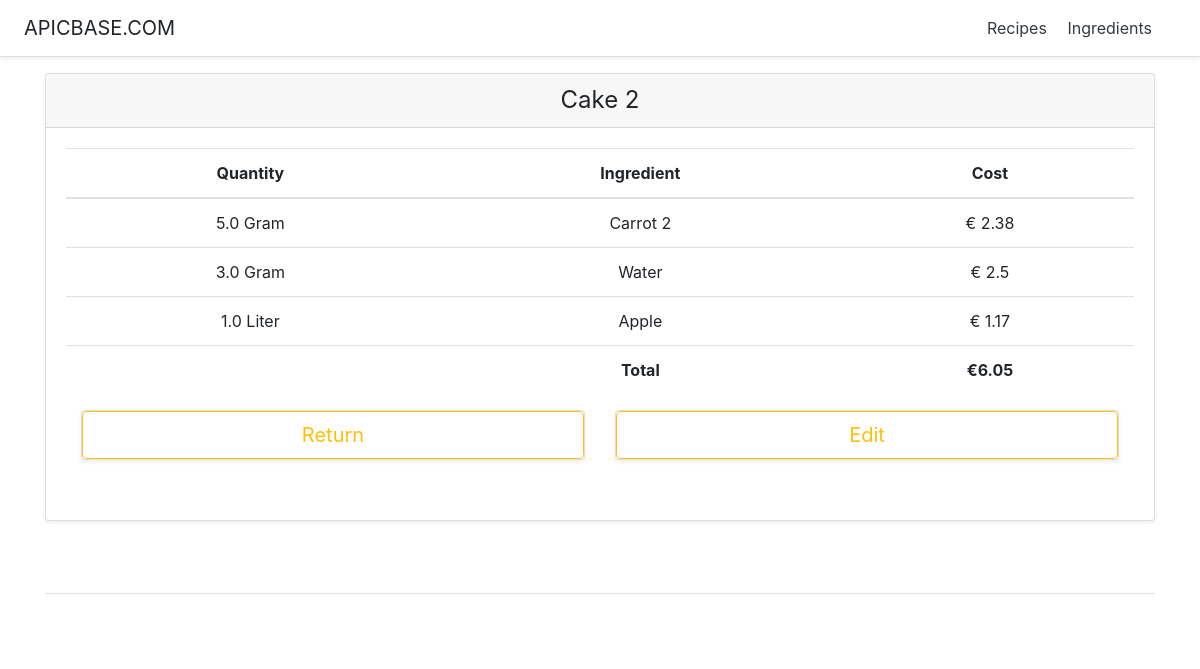
/recipeManager/4/, run on the app's committed database.
### recipeManager/models.py (models this page shows, shortened)
class Recipe(models.Model):
    id = models.AutoField(primary_key=True)
    name = models.CharField(max_length=200)
    description = models.CharField(max_length=200)
    ingredients = models.ManyToManyField(Ingredient, through='Recipe_Ingredients')

class Ingredient(models.Model):
    id = models.AutoField(primary_key=True)
    name = models.CharField(max_length=200)
    cost = models.FloatField()
    amount = models.FloatField()
    GRAMS='g.'
    KILOGRAMS='Kg.'
    CENTILITERS='cl.'
    LITERS='l.'
    UNIT_CHOICES = (
        (GRAMS, 'Gram'),
        (KILOGRAMS, 'Kilogram'),
        (CENTILITERS, 'Centiliter'),
        (LITERS, 'Liter')
    )
    unit = models.CharField(
        max_length=2,
        choices=UNIT_CHOICES,
        default=GRAMS,
    )

class Recipe_Ingredients(models.Model):
    recipe = models.ForeignKey(Recipe, on_delete=models.CASCADE)
    ingredient = models.ForeignKey(Ingredient, on_delete=models.CASCADE)
    quantity = models.FloatField()

### recipeManager/views.py (the view)
# urls.py: path('<int:recipe_id>/', views.RecipeDetailView, name='recipeDetail'),
def RecipeDetailView(request, recipe_id):
    recipe = get_object_or_404(Recipe, pk=recipe_id)
    ingredientsCosts, totalCost = calculateCosts(recipe)
    context = {
        'recipe' : recipe,
        'ingredientsCosts' : ingredientsCosts,
        'totalCost' : totalCost}
    return render(request, "recipeManager/recipeDetail.html", context)

### recipeManager/views.py (called while the page is built)
def calculateCosts(recipe):
    ingredients = Ingredient.objects.filter(recipe__id=recipe.id)
    totalCost = 0
    ingredientsCosts = []
    for ingredient in ingredients:
        quant = Recipe_Ingredients.objects.get(recipe__id = recipe.id, ingredient__id = ingredient.id).quantity
        costPerQuantity = round((ingredient.cost / ingredient.amount) * quant, 2)
        totalCost += costPerQuantity
        ingredientsCosts.append((ingredient, quant, costPerQuantity))
    return ingredientsCosts, round(totalCost, 2)

### recipeManager/templates/recipeManager/recipeDetail.html (shortened to what this page needs)
<!DOCTYPE html>
<html lang="en">
   <head>
      {% load static %}
      <link href="{%static 'recipeManager/pricing.css'%}" rel="stylesheet">
      {% load static %}
      <link href="{%static 'recipeManager/bootstrap.min.css'%}" rel="stylesheet">
   </head>
   <body>
      <div class="d-flex flex-column flex-md-row align-items-center p-3 px-md-4 mb-3 bg-white border-bottom shadow-sm">
         <h5 class="my-0 mr-md-auto font-weight-normal">APICBASE.COM</h5>
         <nav class="my-2 my-md-0 mr-md-3">
            <a class="p-2 text-dark" href="{% url 'recipeManager:index' %}">Recipes</a>
            <a class="p-2 text-dark" href="{% url 'recipeManager:ingredients' %}">Ingredients</a>
         </nav>
      </div>
      <div class="container">
         <div class="card-deck mb-3 text-center">
            <div class="card mb-4 shadow-sm">
               <div class="card-header">
                  <h4 class="my-0 font-weight-normal">{{ recipe.name }}</h4>
               </div>
               <div class="card-body">
                  <table class="table table-hover">
                     <thead>
                        <tr>
                           <th scope="col">Quantity</th>
                           <th scope="col">Ingredient</th>
                           <th scope="col">Cost</th>
                        </tr>
                     </thead>
                     <tbody>
                        {% for ingredient, quantity, cost in ingredientsCosts %}
                        <tr>
                           <td>{{ quantity }} {{ ingredient.get_unit_display }}</td>
                           <td>{{ ingredient.name }}</td>
                           <td>€ {{ cost }}</td>
                        </tr>
                        {% endfor %}
                        <tr>
                           <td></td>
                           <td scope="row"><b>Total</b></td>
                           <td><b> €{{ totalCost }}</b></td>
                        </tr>
                     </tbody>
                  </table>
                  <div class="container">
                     <div class="card-deck mb-3 text-center">
                        <div id="returnButtonSection" class="card mb-4 shadow-sm">
                           <a href="{% url 'recipeManager:index' %}" style="text-decoration:none;">
                           <button type="button" class="btn btn-lg btn-block btn-outline-warning">Return</button>
                           </a>
                        </div>
                        <div id="editButtonSection" class="card mb-4 shadow-sm">
                          <a href="{% url 'recipeManager:editRecipe' recipe.id %}" style="text-decoration:none;">
                            <button id="editButton" type="button" class="btn btn-lg btn-block btn-outline-warning">Edit</button>
                          </a>
                        </div>
                     </div>
                  </div>
               </div>
            </div>
         </div>
         <footer class="pt-4 my-md-5 pt-md-5 border-top"></footer>
      </div>
   </body>
</html>

### recipeManager/static/recipeManager/pricing.css (style rules this page uses)
html { font-size: 14px; }
@media (min-width: 768px) { html { font-size: 16px; } }
.container { max-width: 960px; }
.card-deck .card { min-width: 220px; }

### data on the page
Recipe: name "Cake 2"
Ingredient: quantity "5.0", unit "Gram", name "Carrot 2", cost "2.38"
Ingredient: quantity "3.0", unit "Gram", name "Water", cost "2.5"
Ingredient: quantity "1.0", unit "Liter", name "Apple", cost "1.17"

### other printed values
{{ totalCost }} "6.05"
